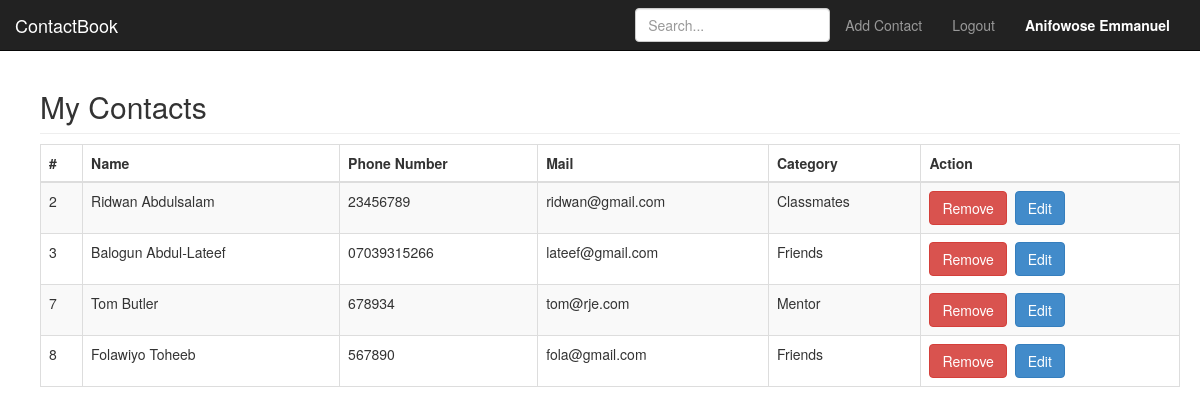
The app's page / (signed in) with its own data.
### tables this page shows
CREATE TABLE `contact` (
  `id` int(11) NOT NULL,
  `user_id` varchar(50) NOT NULL,
  `name` varchar(50) NOT NULL,
  `pnumber` varchar(50) NOT NULL,
  `mail` varchar(50) NOT NULL,
  `category` varchar(50) NOT NULL
);

### index.php (the view, shortened to what this page needs)
<?php
include 'session.php';
$name=$_SESSION['name'];
$id=$_SESSION['id'];?>
<!DOCTYPE html>
<html lang="en">
  <head>
    <link href="dist/css/bootstrap.min.css" rel="stylesheet">
    <link href="dashboard.css" rel="stylesheet">
    </head>
  <body>
    <div class="navbar navbar-inverse navbar-fixed-top" role="navigation">
      <div class="container-fluid">
        <div class="navbar-header">
          <a class="navbar-brand" href="#">ContactBook</a>
        </div>
        <div class="navbar-collapse collapse">
          <ul class="nav navbar-nav navbar-right">
            <li><a href="#" data-toggle="modal" data-target="#mymodal">Add Contact</a></li>
            <li><a href="#" data-toggle="modal" data-target="#logout">Logout</a></li>
            <li><a href="#" style="color:#fff"><strong><?php echo  $name;?></strong></a></li>
          </ul>
          <form class="navbar-form navbar-right">
            <input type="text" class="form-control" placeholder="Search...">
          </form>
        </div>
      </div>
    </div>
        <div class="col-sm-12 col-md-12 main">
          <h2 class="sub-header">My Contacts</h2>
          <div class="table-responsive">
            <table class="table table-striped table-bordered">
              <thead>
                <tr>
                  <th>#</th>
                  <th>Name</th>
                  <th>Phone Number</th>
                  <th>Mail</th>
                  <th>Category</th>
                  <th>Action</th>
                </tr>
              </thead>
              <tbody>
               <?php
               $id=$_SESSION['id'];
               $sql="SELECT * FROM contact WHERE user_id=?";
               $data=$conn->prepare($sql);
              $data->execute(array($id));
             while ($row = $data->fetch(PDO::FETCH_ASSOC)) {
                    $con_id=$row['id'];
                ?>
                  <tr>
                  <td><?php echo $row['id']; ?></td>
                  <td><?php echo $row['name']; ?></td>
                  <td><?php echo $row['pnumber']; ?></td>
                  <td><?php echo $row['mail']; ?></td>
                  <td><?php echo $row['category']; ?></td>
                  <td>
                    <button type="submit" name="delete" class="btn btn-danger" data-toggle="modal" data-target="#delete<?php echo $con_id; ?>">Remove</button>&nbsp
                    <button type="submit" name="edit" class="btn btn-primary" data-toggle="modal" data-target="#edit<?php echo $con_id; ?>">Edit</button>
                  </td>
                </tr>
                <?php
               }
           ?>
              </tbody>
            </table>
          </div>
        </div>
  </body>
</html>

### dashboard.css (style rules this page uses)
body { padding-top: 50px; }
.sub-header { padding-bottom: 10px; border-bottom: 1px solid #eee; }
.main { padding: 20px; }
@media (min-width: 768px) { .main { padding-left: 40px; pading-right: 40px; } }

### records on screen
contact: id "2", name "Ridwan Abdulsalam", pnumber "23456789", mail "ridwan@gmail.com", category "Classmates"
contact: id "3", name "Balogun Abdul-Lateef", pnumber "07039315266", mail "lateef@gmail.com", category "Friends"
contact: id "7", name "Tom Butler", pnumber "678934", mail "tom@rje.com", category "Mentor"
contact: id "8", name "Folawiyo Toheeb", pnumber "567890", mail "fola@gmail.com", category "Friends"

### other values on screen
$name "Anifowose Emmanuel"
